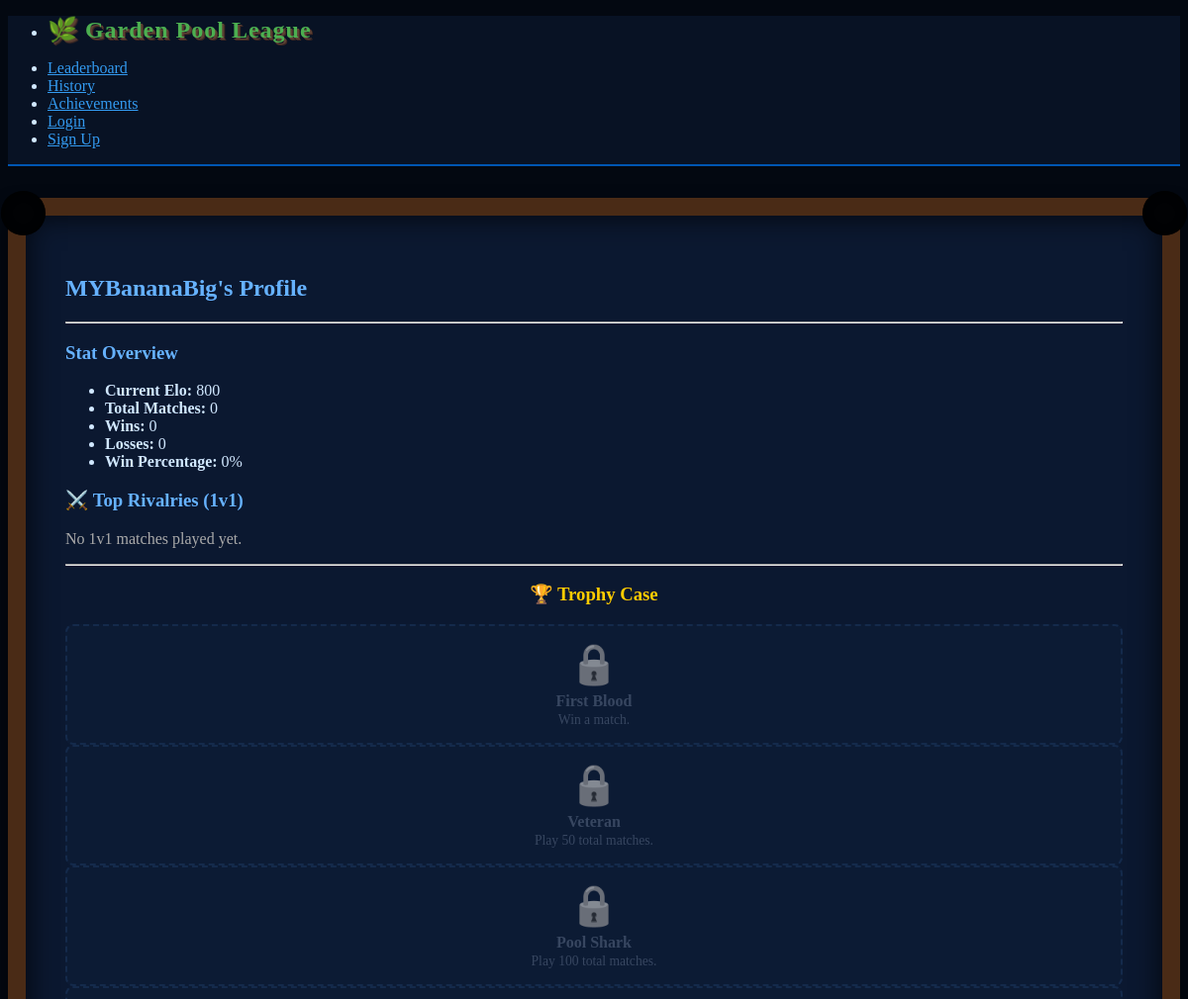
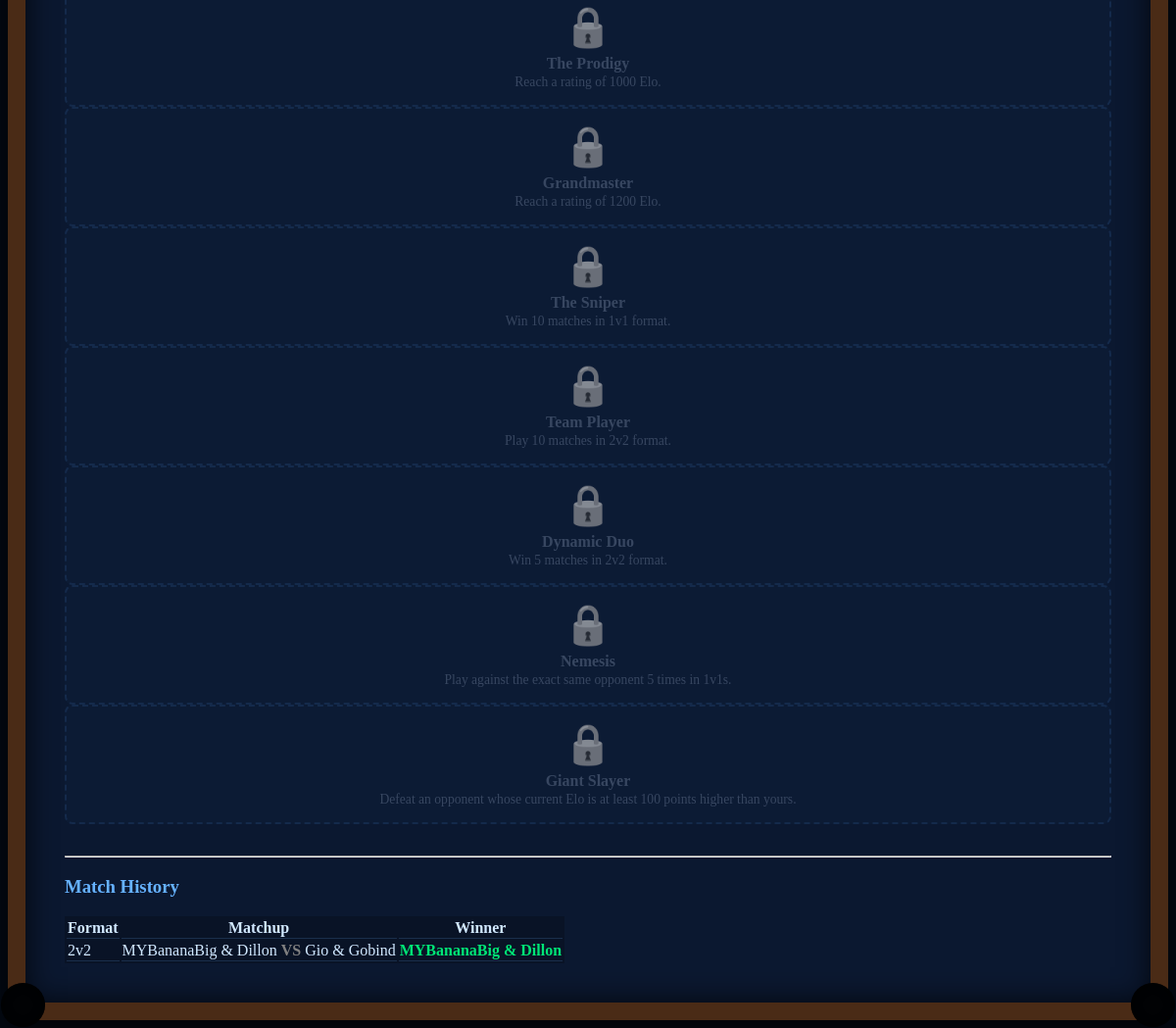
Page /profile/6 on the committed database (2 pictures, top to bottom).
### app.py (models this page shows)
class Player(db.Model):
    id = db.Column(db.Integer, primary_key=True)
    name = db.Column(db.String(50), unique=True, nullable=False)
    password_hash = db.Column(db.String(200), nullable=False)
    elo = db.Column(db.Integer, default=800)
    wins = db.Column(db.Integer, default=0)
    losses = db.Column(db.Integer, default=0)

class Match(db.Model):
    id = db.Column(db.Integer, primary_key=True)
    match_type = db.Column(db.String(10), default='1v1')
    season_id = db.Column(db.Integer, db.ForeignKey('season.id'), nullable=True)
    p1_id = db.Column(db.Integer, db.ForeignKey('player.id'), nullable=False)
    p2_id = db.Column(db.Integer, db.ForeignKey('player.id'), nullable=False)
    p1_partner_id = db.Column(db.Integer, db.ForeignKey('player.id'), nullable=True)
    p2_partner_id = db.Column(db.Integer, db.ForeignKey('player.id'), nullable=True)
    p1_elo_pre = db.Column(db.Integer, nullable=True)
    p2_elo_pre = db.Column(db.Integer, nullable=True)
    p1_partner_elo_pre = db.Column(db.Integer, nullable=True)
    p2_partner_elo_pre = db.Column(db.Integer, nullable=True)
    winner_id = db.Column(db.Integer, nullable=True)
    status = db.Column(db.String(20), default='pending_opponent')
    p1 = db.relationship('Player', foreign_keys=[p1_id])
    p2 = db.relationship('Player', foreign_keys=[p2_id])
    p1_partner = db.relationship('Player', foreign_keys=[p1_partner_id])
    p2_partner = db.relationship('Player', foreign_keys=[p2_partner_id])
    season = db.relationship('Season')

### app.py (the view)
@app.route('/profile/<int:player_id>')
def profile(player_id):
    player = Player.query.get_or_404(player_id)
    matches = Match.query.filter(
        (Match.p1_id == player_id) | (Match.p2_id == player_id) |
        (Match.p1_partner_id == player_id) | (Match.p2_partner_id == player_id)
    ).order_by(Match.id.desc()).all()
    total = player.wins + player.losses
    win_pct = round((player.wins / total * 100), 1) if total > 0 else 0
    achievements = calculate_achievements(player)
    rivals_data = {}
    for m in matches:
        if m.match_type == '1v1':
            opp_id = m.p2_id if m.p1_id == player_id else m.p1_id
            opp = Player.query.get(opp_id)
            if opp:
                if opp.name not in rivals_data:
                    rivals_data[opp.name] = {'total': 0, 'wins': 0, 'losses': 0}
                rivals_data[opp.name]['total'] += 1
                if m.winner_id == player_id:
                    rivals_data[opp.name]['wins'] += 1
                else:
                    rivals_data[opp.name]['losses'] += 1
    rivals = [{'name': k, **v} for k, v in rivals_data.items()]
    rivals.sort(key=lambda x: x['total'], reverse=True)
    return render_template('profile.html', player=player, total=total, win_pct=win_pct, matches=matches,
                           rivals=rivals[:5], achievements=achievements)

### templates/profile.html (shortened to what this page needs)
{% extends 'layout.html' %}
{% block content %}
<h2>{{ player.name }}'s Profile</h2>
<hr>
<div class="grid">
    <div>
        <h3>Stat Overview</h3>
        <ul>
            <li><strong>Current Elo:</strong> {{ player.elo }}</li>
            <li><strong>Total Matches:</strong> {{ total }}</li>
            <li><strong>Wins:</strong> {{ player.wins }}</li>
            <li><strong>Losses:</strong> {{ player.losses }}</li>
            <li><strong>Win Percentage:</strong> {{ win_pct }}%</li>
        </ul>
    </div>
    <div>
        <h3>⚔️ Top Rivalries (1v1)</h3>
        {% if rivals %}
        <table role="grid" style="font-size: 0.9rem;">
            <thead><tr><th>Opponent</th><th>Games Played</th><th>Record (W-L)</th></tr></thead>
            <tbody>
                {% for rival in rivals %}
                <tr>
                    <td><strong>{{ rival.name }}</strong></td>
                    <td>{{ rival.total }}</td>
                    <td><span style="color: #00e676;">{{ rival.wins }}</span> - <span style="color: #ff5252;">{{ rival.losses }}</span></td>
                </tr>
                {% endfor %}
            </tbody>
        </table>
        {% else %}
        <p style="color: #aaa;">No 1v1 matches played yet.</p>
        {% endif %}
    </div>
</div>
<hr>
<h3 style="text-align: center; color: #ffcc00;">🏆 Trophy Case</h3>
<div class="grid" style="grid-template-columns: repeat(auto-fit, minmax(200px, 1fr)); text-align: center; gap: 15px; margin-bottom: 2rem;">
    {% for a in achievements %}
        {% if a.unlocked %}
            <div style="background-color: #102240; padding: 15px; border-radius: 8px; border: 2px solid #ffcc00; box-shadow: 0 0 10px rgba(255, 204, 0, 0.2);">
                <div style="font-size: 2.5rem; margin-bottom: 5px;">{{ a.icon }}</div>
                <strong style="display: block; color: #ffcc00;">{{ a.name }}</strong>
                <small style="color: #8892b0; font-size: 0.85rem;">{{ a.desc }}</small>
            </div>
        {% else %}
            <div style="background-color: rgba(16, 34, 64, 0.5); padding: 15px; border-radius: 8px; border: 2px dashed #1a365d; opacity: 0.6;">
                <div style="font-size: 2.5rem; margin-bottom: 5px; filter: grayscale(100%);">🔒</div>
                <strong style="display: block; color: #556680;">{{ a.name }}</strong>
                <small style="color: #556680; font-size: 0.85rem;">{{ a.desc }}</small>
            </div>
        {% endif %}
    {% endfor %}
</div>
<hr>
<h3>Match History</h3>
{% if not matches %}
    <p>No matches played yet.</p>
{% else %}
    <table role="grid">
        <thead><tr><th>Format</th><th>Matchup</th><th>Winner</th></tr></thead>
        <tbody>
            {% for match in matches %}
            <tr>
                <td>{{ match.match_type }}</td>
                <td>
                    {{ match.p1.name }}{% if match.p1_partner_id %} & {{ match.p1_partner.name }}{% endif %}
                    <strong style="color: gray;">VS</strong>
                    {{ match.p2.name }}{% if match.p2_partner_id %} & {{ match.p2_partner.name }}{% endif %}
                </td>
                <td style="color: #00e676; font-weight: bold;">
                    {% if match.winner_id == match.p1_id %}
                        {{ match.p1.name }}{% if match.p1_partner_id %} & {{ match.p1_partner.name }}{% endif %}
                    {% else %}
                        {{ match.p2.name }}{% if match.p2_partner_id %} & {{ match.p2_partner.name }}{% endif %}
                    {% endif %}
                </td>
            </tr>
            {% endfor %}
        </tbody>
    </table>
{% endif %}
{% endblock %}

### templates/layout.html (style rules this page uses)
body { background-color: #030811; color: #d1e8ff; }
table { background-color: rgba(0,0,0,0.2); }
th, td { border-bottom: 1px solid #1a2f4c; vertical-align: middle; }
h2, h3 { color: #66b2ff; }

### rows in the picture
Player: name "MYBananaBig", elo "800", wins "0", losses "0"
Match: match_type "2v2", p1.name "MYBananaBig", p1_partner.name "Dillon", p2.name "Gio", p2_partner.name "Gobind"

### other values in the picture
{{ total }} "0"
{{ win_pct }} "0"
{{ a.name }} "First Blood" "Veteran" "Pool Shark" "The Prodigy" "Grandmaster" "The Sniper" "Team Player" "Dynamic Duo" "Nemesis" "Giant Slayer"
{{ a.desc }} "Win a match." "Play 50 total matches." "Play 100 total matches." "Reach a rating of 1000 Elo." "Reach a rating of 1200 Elo." "Win 10 matches in 1v1 format." "Play 10 matches in 2v2 format." "Win 5 matches in 2v2 format." "Play against the exact same opponent 5 times in 1v1s." "Defeat an opponent whose current Elo is at least 100 points higher than yours."
